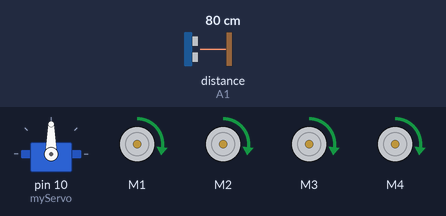
The sketch below on a simulated Arduino Uno, built with avr-gcc and run on an emulated ATmega328P. Parts: servo, 4 × DC motor (green arrow = forward, orange = backward, longer = faster). The inputs (shaded band) are chosen by the test bench; at power-on: distance to the obstacle (sensor on A1) 80 cm. The echo pulse lasts 58.3 µs per cm.

Above: at 1.27 s.
2.3 s: distance to the obstacle (sensor on A1) set to 2 cm
At 5.2 s:
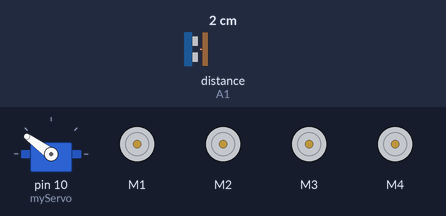
At 6.2 s:
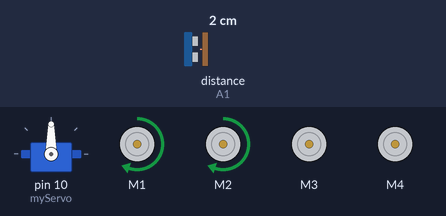
6.4 s: distance to the obstacle (sensor on A1) set to 27 cm
10.5 s: distance to the obstacle (sensor on A1) set to 33 cm
At 13.1 s:
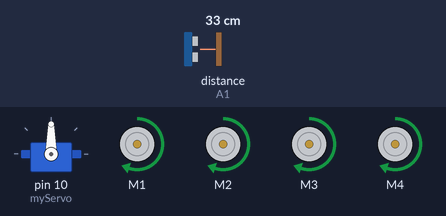
Timing chart, 0 to 20.0 s (numbered marks = the images above; inputs shaded):
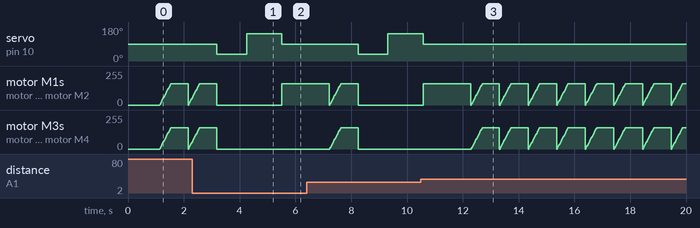

Measured:
- the behaviour switches between 29 and 30 cm on distance to the obstacle (sensor on A1) (found by bisection; images 2 and 3)
- after the input at 2.3 s, servo on pin 10 (myServo): 90° → 36° after 0.88 s, → 144° 1.1 s later, → 90° 1.3 s later; motor M3, motor M4: goes on until 3.2 s, then stays stopped
- after the input at 10.5 s, servo on pin 10 (myServo): goes on until 10.6 s, then stays 90°
- by itself, motor M1, motor M2: ramps from stopped to forward 158/255 and jumps back, once every 1.0 s

The sketch:

obstacle_avoiding_robot.ino
```cpp
#include<AFMotor.h>
#include<Servo.h>
#include<NewPing.h>

#define TRIG_PIN A0
#define ECHO_PIN A1
#define MAX_DISTANCE 300
#define COLL_DIST 30
#define MAX_SPEED 160
#define MAX_SPEED_OFFSET 0
#define TURN_DIST COLL_DIST + 20

AF_DCMotor leftMotor1(1, MOTOR12_1KHZ);
AF_DCMotor leftMotor2(2, MOTOR12_1KHZ);
AF_DCMotor rightMotor1(3, MOTOR34_1KHZ);
AF_DCMotor rightMotor2(4, MOTOR34_1KHZ);

Servo myServo ;
NewPing sonar(TRIG_PIN , ECHO_PIN , MAX_DISTANCE);

int leftDistance , rightDistance ;
int curDist=0;
String motorSet = "";
int speedSet = 0;
void setup() {
  myServo.attach(10);
  myServo.write(90);
  delay(1000);

}

void loop() {
  myServo.write(90);
  delay(50);
  curDist = readPing();
  if(curDist < COLL_DIST)
  {
      changePath();
  }
  moveForward();
  delay(500);
}
void changePath()
{
   moveStop();
   myServo.write(36);
   delay(500);
   rightDistance = readPing();
   delay(500);
   myServo.write(144);
   delay(700);
   leftDistance = readPing();
   delay(500);
   myServo.write(90);
   compareDistance();
}
void compareDistance(){
  if(leftDistance > rightDistance){
    turnLeft();
  }
  else if(rightDistance > leftDistance){
    turnRight();
  }
  else
  {
    turnAround();
  }
}
int readPing(){
  delay(70);
  unsigned int uS = sonar.ping();
  int cm = uS/US_ROUNDTRIP_CM;
  return cm;
}
void moveStop(){
  leftMotor1.run(RELEASE);
  leftMotor2.run(RELEASE);
  rightMotor1.run(RELEASE);
  rightMotor2.run(RELEASE);
}
void moveForward(){
    motorSet = "FORWARD";
    leftMotor1.run(FORWARD);
    leftMotor2.run(FORWARD);
    rightMotor1.run(FORWARD);
    rightMotor2.run(FORWARD);
    for(int speedSet =0; speedSet < MAX_SPEED ; speedSet +=2)
    {
      leftMotor1.setSpeed(speedSet);
      leftMotor2.setSpeed(speedSet);
      rightMotor1.setSpeed(speedSet);
      rightMotor2.setSpeed(speedSet);
      delay(5);
    }

}
void moveBackward(){
   motorSet = "BACKWARD";
    leftMotor1.run(BACKWARD);
    leftMotor2.run(BACKWARD);
    rightMotor1.run(BACKWARD);
    rightMotor2.run(BACKWARD);
    for(int speedSet =0; speedSet < MAX_SPEED ; speedSet +=2)
    {
      leftMotor1.setSpeed(speedSet);
      leftMotor2.setSpeed(speedSet);
      rightMotor1.setSpeed(speedSet);
      rightMotor2.setSpeed(speedSet);
      delay(5);
    }
}
void turnRight(){
  motorSet = "RIGHT";
  leftMotor1.run(FORWARD);
  leftMotor2.run(FORWARD);
  rightMotor1.run(BACKWARD);
  rightMotor2.run(BACKWARD);
  rightMotor1.setSpeed(speedSet + MAX_SPEED_OFFSET);
  rightMotor2.setSpeed(speedSet + MAX_SPEED_OFFSET);
  delay(1500);
  motorSet = "FORWARD";
  leftMotor1.run(FORWARD);
  leftMotor2.run(FORWARD);
  rightMotor1.run(FORWARD);
  rightMotor2.run(BACKWARD);
}
void turnLeft(){
  motorSet = "LEFT";
  leftMotor1.run(BACKWARD);
  leftMotor2.run(BACKWARD);
  rightMotor1.run(FORWARD);
  rightMotor2.run(FORWARD);
  leftMotor1.setSpeed(speedSet + MAX_SPEED_OFFSET);
  leftMotor2.setSpeed(speedSet + MAX_SPEED_OFFSET);
  delay(1500);
  motorSet = "FORWARD";
  leftMotor1.run(FORWARD);
  leftMotor2.run(FORWARD);
  rightMotor1.run(FORWARD);
  rightMotor2.run(BACKWARD);
}
void turnAround(){
  motorSet = "RIGHT";
  leftMotor1.run(FORWARD);
  leftMotor2.run(FORWARD);
  rightMotor1.run(BACKWARD);
  rightMotor2.run(BACKWARD);
  rightMotor1.setSpeed(speedSet + MAX_SPEED_OFFSET);
  rightMotor2.setSpeed(speedSet + MAX_SPEED_OFFSET);
  delay(1700);
  motorSet = "FORWARD";
  leftMotor1.run(FORWARD);
  leftMotor2.run(FORWARD);
  rightMotor1.run(FORWARD);
  rightMotor2.run(BACKWARD);
}
```
